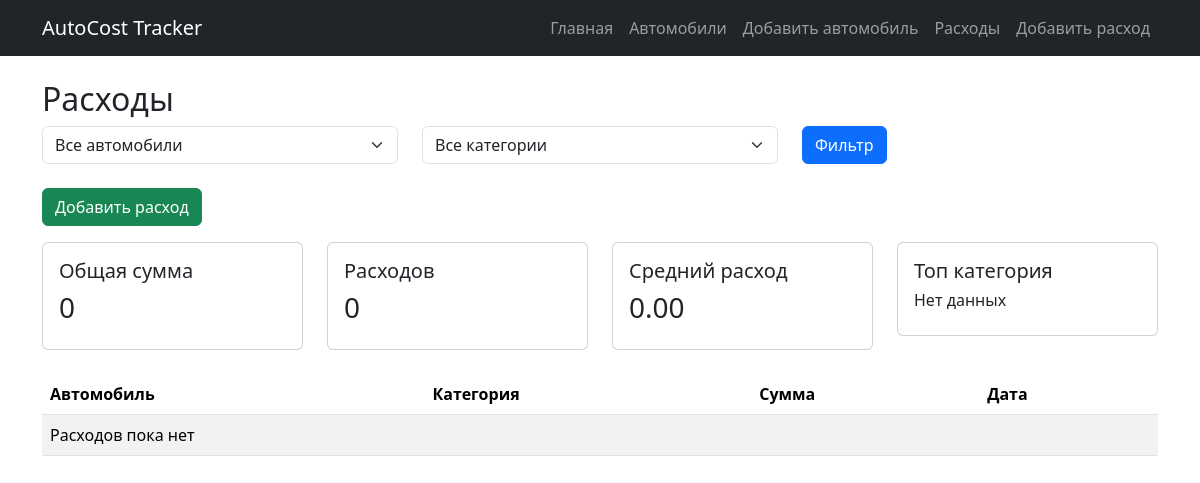
Page /expenses/ on the earlier database version.
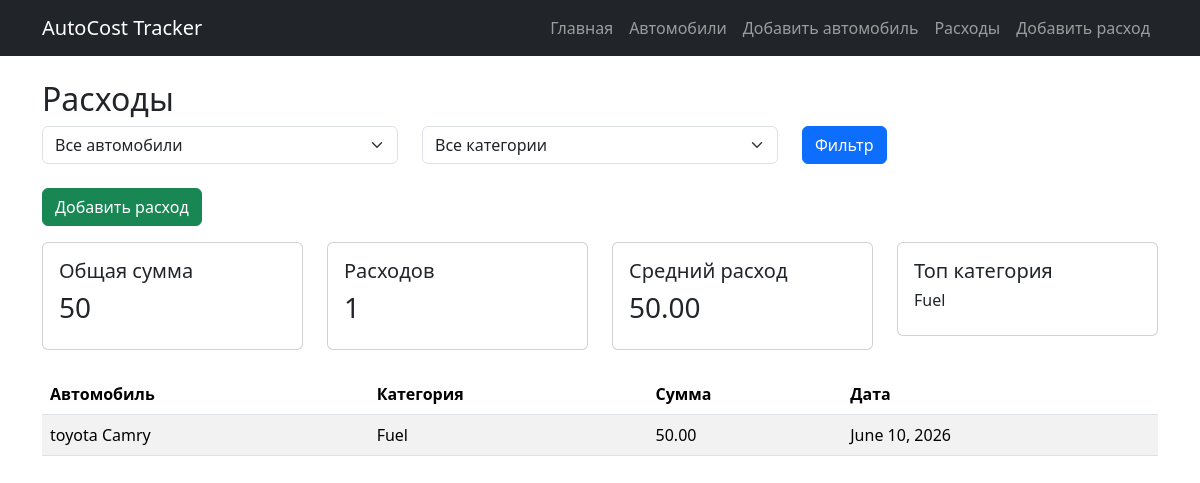
Same page on the later database version.
### cars/models.py (models this page shows, shortened)
class ExpenseCategory(models.Model):
    name = models.CharField(
        max_length=100,
        unique=True
    )
    def __str__(self):
        return self.name

class Expense(models.Model):
    car = models.ForeignKey(
        Car,
        on_delete=models.CASCADE
    )
    category = models.ForeignKey(
        ExpenseCategory,
        on_delete=models.CASCADE
    )
    amount = models.DecimalField(
        max_digits=10,
        decimal_places=2
    )
    date = models.DateField()
    description = models.TextField(
        blank=True
    )
    created_at = models.DateTimeField(
        auto_now_add=True
    )

class Car(models.Model):
    owner = models.ForeignKey(
        User,
        on_delete=models.CASCADE
    )
    brand = models.CharField(
        max_length=100
    )
    model = models.CharField(
        max_length=100
    )
    year = models.PositiveIntegerField()
    fuel_type = models.CharField(
        max_length=50
    )
    engine_volume = models.FloatField()
    mileage = models.PositiveIntegerField()
    created_at = models.DateTimeField(
        auto_now_add=True
    )
    def __str__(self):
        return f"{self.brand} {self.model}"

### cars/views.py (the view)
# urls.py: path('expenses/', expense_list, name='expense_list'),
def expense_list(request):
    expenses = Expense.objects.all()
    car_id = request.GET.get('car')
    category_id = request.GET.get('category')
    if car_id:
        expenses = expenses.filter(
            car_id=car_id
        )
    if category_id:
        expenses = expenses.filter(
            category_id=category_id
        )
    total_amount = (
        expenses.aggregate(
            total=Sum('amount')
        )['total']
        or 0
    )
    expense_count = expenses.count()
    category_stats = (
        Expense.objects
        .values('category__name')
        .annotate(
            total=Sum('amount')
        )
        .order_by('-total')
    )
    top_category = None
    if category_stats:
        top_category = category_stats[0]
    average_expense = 0
    if expense_count:
        average_expense = (
            total_amount /
            expense_count
        )
    cars = Car.objects.all()
    categories = ExpenseCategory.objects.all()
    return render(
        request,
        'cars/expense_list.html',
        {
            'expenses': expenses,
            'total_amount': total_amount,
            'expense_count': expense_count,
            'top_category': top_category,
            'average_expense': average_expense,
            'cars': cars,
            'categories': categories,
            'selected_car': car_id,
            'selected_category': category_id,
        }
    )

### templates/cars/expense_list.html (shortened to what this page needs)
{% extends 'base.html' %}
{% block content %}
<h2>Расходы</h2>
<form method="get"
      class="row mb-4">
    <div class="col-md-4">
        <select
            name="car"
            class="form-select">
            <option value="">
                Все автомобили
            </option>
        </select>
    </div>
    <div class="col-md-4">
        <select
            name="category"
            class="form-select">
            <option value="">
                Все категории
            </option>
        </select>
    </div>
    <div class="col-md-2">
        <button
            class="btn btn-primary">
            Фильтр
        </button>
    </div>
</form>
<a href="/expenses/create/"
   class="btn btn-success mb-3">
    Добавить расход
</a>
<div class="row mb-4">
    <div class="col-md-3">
        <div class="card">
            <div class="card-body">
                <h5>Общая сумма</h5>
                <h3>{{ total_amount }}</h3>
            </div>
        </div>
    </div>
    <div class="col-md-3">
        <div class="card">
            <div class="card-body">
                <h5>Расходов</h5>
                <h3>{{ expense_count }}</h3>
            </div>
        </div>
    </div>
    <div class="col-md-3">
        <div class="card">
            <div class="card-body">
                <h5>Средний расход</h5>
                <h3>{{ average_expense|floatformat:2 }}</h3>
            </div>
        </div>
    </div>
    <div class="col-md-3">
        <div class="card">
            <div class="card-body">
                <h5>Топ категория</h5>
                <h6>
                {% if top_category %}
                    {{ top_category.category__name }}
                {% else %}
                    Нет данных
                {% endif %}
                </h6>
            </div>
        </div>
    </div>
</div>
<table class="table table-striped">
    <thead>
        <tr>
            <th>Автомобиль</th>
            <th>Категория</th>
            <th>Сумма</th>
            <th>Дата</th>
        </tr>
    </thead>
    <tbody>
    {% for expense in expenses %}
        <tr>
            <td>{{ expense.car }}</td>
            <td>{{ expense.category }}</td>
            <td>{{ expense.amount }}</td>
            <td>{{ expense.date }}</td>
        </tr>
    {% empty %}
        <tr>
            <td colspan="4">
                Расходов пока нет
            </td>
        </tr>
    {% endfor %}
    </tbody>
</table>
{% endblock %}

Differences in the rows shown:
added ExpenseCategory: category__name "Fuel"
added Expense: car "toyota Camry", category "Fuel", amount "50.00", date "June 10, 2026"
Other differences:
{{ total_amount }}: "0" → "50"
{{ expense_count }}: "0" → "1"
{{ average_expense|floatformat:2 }}: "0.00" → "50.00"
text no longer shown: "Нет данных Расходов пока нет"
